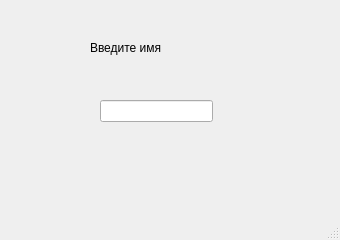
<?xml version="1.0" encoding="UTF-8"?>
<ui version="4.0">
 <class>MainWindow</class>
 <widget class="QMainWindow" name="MainWindow">
  <property name="geometry">
   <rect>
    <x>0</x>
    <y>0</y>
    <width>340</width>
    <height>240</height>
   </rect>
  </property>
  <property name="minimumSize">
   <size>
    <width>340</width>
    <height>240</height>
   </size>
  </property>
  <property name="maximumSize">
   <size>
    <width>340</width>
    <height>240</height>
   </size>
  </property>
  <property name="windowTitle">
   <string>Hello Without Button</string>
  </property>
  <widget class="QWidget" name="centralwidget">
   <widget class="QLabel" name="lbl_result">
    <property name="geometry">
     <rect>
      <x>90</x>
      <y>40</y>
      <width>141</width>
      <height>16</height>
     </rect>
    </property>
    <property name="text">
     <string>Введите имя</string>
    </property>
   </widget>
   <widget class="QLineEdit" name="le_edit">
    <property name="geometry">
     <rect>
      <x>100</x>
      <y>100</y>
      <width>113</width>
      <height>22</height>
     </rect>
    </property>
   </widget>
  </widget>
  <widget class="QMenuBar" name="menubar">
   <property name="geometry">
    <rect>
     <x>0</x>
     <y>0</y>
     <width>340</width>
     <height>22</height>
    </rect>
   </property>
  </widget>
  <widget class="QStatusBar" name="statusbar"/>
 </widget>
 <resources/>
 <connections/>
</ui>
